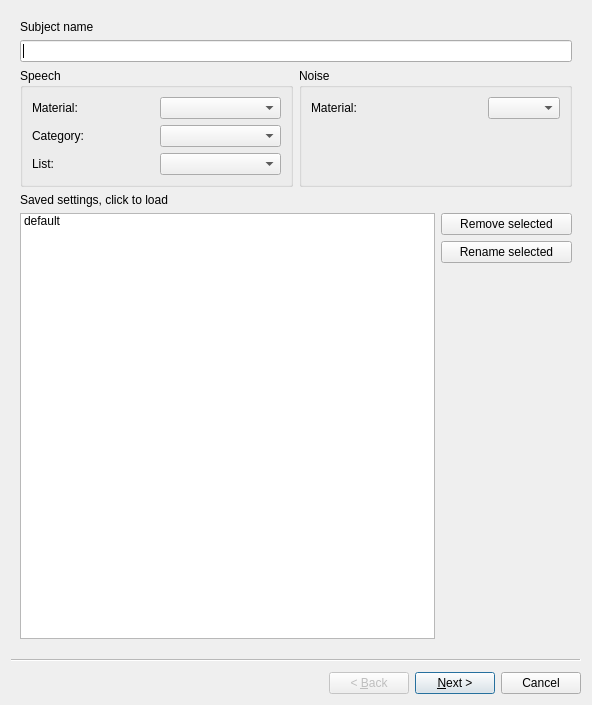
<?xml version="1.0" encoding="UTF-8"?>
<ui version="4.0">
 <class>SpinMainWizard</class>
 <widget class="QWizard" name="SpinMainWizard">
  <property name="geometry">
   <rect>
    <x>0</x>
    <y>0</y>
    <width>592</width>
    <height>705</height>
   </rect>
  </property>
  <property name="windowTitle">
   <string>SPIN</string>
  </property>
  <property name="wizardStyle">
   <enum>QWizard::ClassicStyle</enum>
  </property>
  <widget class="QWizardPage" name="mainPage">
   <layout class="QVBoxLayout" name="verticalLayout">
    <item>
     <layout class="QVBoxLayout" name="verticalLayout_7">
      <item>
       <widget class="QLabel" name="label_20">
        <property name="text">
         <string>Subject name</string>
        </property>
       </widget>
      </item>
      <item>
       <widget class="QLineEdit" name="nameLine"/>
      </item>
     </layout>
    </item>
    <item>
     <layout class="QHBoxLayout" name="horizontalLayout_6">
      <item>
       <widget class="QGroupBox" name="groupBox">
        <property name="sizePolicy">
         <sizepolicy hsizetype="Minimum" vsizetype="Preferred">
          <horstretch>0</horstretch>
          <verstretch>0</verstretch>
         </sizepolicy>
        </property>
        <property name="title">
         <string>Speech</string>
        </property>
        <layout class="QGridLayout" name="gridLayout_4">
         <item row="0" column="0">
          <widget class="QLabel" name="label_5">
           <property name="text">
            <string>Material:</string>
           </property>
          </widget>
         </item>
         <item row="0" column="1">
          <widget class="QComboBox" name="speechmaterialCmb"/>
         </item>
         <item row="1" column="0">
          <widget class="QLabel" name="speechcategoryLbl">
           <property name="text">
            <string>Category:</string>
           </property>
          </widget>
         </item>
         <item row="2" column="0">
          <widget class="QLabel" name="label_7">
           <property name="text">
            <string>List:</string>
           </property>
          </widget>
         </item>
         <item row="2" column="1">
          <widget class="QComboBox" name="listCmb"/>
         </item>
         <item row="1" column="1">
          <widget class="QComboBox" name="speechcategoryCmb"/>
         </item>
        </layout>
       </widget>
      </item>
      <item>
       <widget class="QGroupBox" name="groupBox_2">
        <property name="sizePolicy">
         <sizepolicy hsizetype="Minimum" vsizetype="Preferred">
          <horstretch>0</horstretch>
          <verstretch>0</verstretch>
         </sizepolicy>
        </property>
        <property name="title">
         <string>Noise</string>
        </property>
        <layout class="QGridLayout" name="gridLayout_5">
         <item row="0" column="0">
          <widget class="QLabel" name="noisematerialLbl">
           <property name="text">
            <string>Material:</string>
           </property>
          </widget>
         </item>
         <item row="0" column="1">
          <widget class="QComboBox" name="noisematerialCmb">
           <property name="sizePolicy">
            <sizepolicy hsizetype="Fixed" vsizetype="Fixed">
             <horstretch>0</horstretch>
             <verstretch>0</verstretch>
            </sizepolicy>
           </property>
           <property name="sizeAdjustPolicy">
            <enum>QComboBox::AdjustToContents</enum>
           </property>
          </widget>
         </item>
         <item row="1" column="0" colspan="2">
          <widget class="QLabel" name="noisedescriptionLbl">
           <property name="sizePolicy">
            <sizepolicy hsizetype="Ignored" vsizetype="Preferred">
             <horstretch>0</horstretch>
             <verstretch>0</verstretch>
            </sizepolicy>
           </property>
           <property name="sizeIncrement">
            <size>
             <width>0</width>
             <height>0</height>
            </size>
           </property>
           <property name="text">
            <string/>
           </property>
           <property name="wordWrap">
            <bool>true</bool>
           </property>
          </widget>
         </item>
        </layout>
       </widget>
      </item>
     </layout>
    </item>
    <item>
     <layout class="QVBoxLayout" name="verticalLayout_6">
      <item>
       <widget class="QLabel" name="label_22">
        <property name="text">
         <string>Saved settings, click to load</string>
        </property>
       </widget>
      </item>
      <item>
       <layout class="QHBoxLayout" name="horizontalLayout_2">
        <item>
         <widget class="QListWidget" name="settingsList">
          <property name="showDropIndicator" stdset="0">
           <bool>false</bool>
          </property>
          <property name="selectionRectVisible">
           <bool>true</bool>
          </property>
          <item>
           <property name="text">
            <string>default</string>
           </property>
          </item>
         </widget>
        </item>
        <item>
         <layout class="QVBoxLayout" name="verticalLayout_11">
          <item>
           <widget class="QPushButton" name="removeSettingsBtn">
            <property name="text">
             <string>Remove selected</string>
            </property>
           </widget>
          </item>
          <item>
           <widget class="QPushButton" name="renameSettingsBtn">
            <property name="text">
             <string>Rename selected</string>
            </property>
           </widget>
          </item>
          <item>
           <spacer name="verticalSpacer_4">
            <property name="orientation">
             <enum>Qt::Vertical</enum>
            </property>
            <property name="sizeHint" stdset="0">
             <size>
              <width>131</width>
              <height>178</height>
             </size>
            </property>
           </spacer>
          </item>
         </layout>
        </item>
       </layout>
      </item>
     </layout>
    </item>
   </layout>
  </widget>
  <widget class="QWizardPage" name="speakersPage">
   <layout class="QVBoxLayout" name="verticalLayout_3">
    <item>
     <layout class="QHBoxLayout" name="horizontalLayout_9">
      <item>
       <widget class="QGroupBox" name="groupBox_3">
        <property name="title">
         <string>Speaker type</string>
        </property>
        <layout class="QGridLayout" name="_2">
         <item row="0" column="0">
          <layout class="QVBoxLayout" name="_3">
           <item>
            <widget class="QRadioButton" name="freeFieldRadio">
             <property name="text">
              <string>Free field</string>
             </property>
            </widget>
           </item>
           <item>
            <widget class="QRadioButton" name="headphoneRadio">
             <property name="text">
              <string>Headphones</string>
             </property>
             <property name="checked">
              <bool>true</bool>
             </property>
            </widget>
           </item>
          </layout>
         </item>
        </layout>
       </widget>
      </item>
      <item>
       <widget class="QGroupBox" name="groupBox_8">
        <property name="title">
         <string>Lock levels</string>
        </property>
        <layout class="QGridLayout" name="gridLayout_3">
         <item row="0" column="0">
          <layout class="QVBoxLayout" name="verticalLayout_2">
           <item>
            <widget class="QCheckBox" name="lockNoiseCheck">
             <property name="text">
              <string>Same noise level on all channels</string>
             </property>
            </widget>
           </item>
           <item>
            <widget class="QCheckBox" name="lockSpeechCheck">
             <property name="text">
              <string>Same speech level on all channels</string>
             </property>
            </widget>
           </item>
          </layout>
         </item>
        </layout>
       </widget>
      </item>
     </layout>
    </item>
    <item>
     <widget class="QGroupBox" name="groupBox_9">
      <property name="title">
       <string>Initial SNR</string>
      </property>
      <layout class="QGridLayout" name="gridLayout_2">
       <item row="0" column="0">
        <widget class="spin::gui::SnrWidget" name="snrWidget" native="true"/>
       </item>
      </layout>
     </widget>
    </item>
    <item>
     <widget class="QStackedWidget" name="speakersStack">
      <property name="currentIndex">
       <number>0</number>
      </property>
      <widget class="QWidget" name="page">
       <layout class="QGridLayout" name="gridLayout_16">
        <item row="0" column="0">
         <layout class="QHBoxLayout" name="horizontalLayout_11">
          <item>
           <widget class="spin::gui::StartLevelWidget" name="leftHpStartLevels" native="true"/>
          </item>
          <item>
           <spacer name="horizontalSpacer_5">
            <property name="orientation">
             <enum>Qt::Horizontal</enum>
            </property>
            <property name="sizeHint" stdset="0">
             <size>
              <width>148</width>
              <height>17</height>
             </size>
            </property>
           </spacer>
          </item>
          <item>
           <widget class="QLabel" name="hpPicLbl">
            <property name="text">
             <string/>
            </property>
            <property name="scaledContents">
             <bool>true</bool>
            </property>
            <property name="alignment">
             <set>Qt::AlignCenter</set>
            </property>
           </widget>
          </item>
          <item>
           <spacer name="horizontalSpacer_6">
            <property name="orientation">
             <enum>Qt::Horizontal</enum>
            </property>
            <property name="sizeHint" stdset="0">
             <size>
              <width>128</width>
              <height>14</height>
             </size>
            </property>
           </spacer>
          </item>
          <item>
           <widget class="spin::gui::StartLevelWidget" name="rightHpStartLevels" native="true"/>
          </item>
         </layout>
        </item>
       </layout>
      </widget>
      <widget class="QWidget" name="page_2">
       <layout class="QGridLayout" name="gridLayout">
        <item row="0" column="0">
         <widget class="spin::gui::FreeFieldWidget" name="freeFieldWidget" native="true"/>
        </item>
       </layout>
      </widget>
     </widget>
    </item>
    <item>
     <widget class="QLabel" name="nonoisewarning">
      <property name="enabled">
       <bool>true</bool>
      </property>
      <property name="text">
       <string/>
      </property>
     </widget>
    </item>
   </layout>
  </widget>
  <widget class="QWizardPage" name="procedurePage">
   <layout class="QVBoxLayout" name="verticalLayout_9">
    <item>
     <layout class="QHBoxLayout" name="horizontalLayout">
      <item>
       <widget class="QGroupBox" name="groupBox_4">
        <property name="sizePolicy">
         <sizepolicy hsizetype="Preferred" vsizetype="Fixed">
          <horstretch>0</horstretch>
          <verstretch>0</verstretch>
         </sizepolicy>
        </property>
        <property name="title">
         <string>Procedure type</string>
        </property>
        <layout class="QGridLayout" name="gridLayout_7">
         <item row="0" column="0">
          <layout class="QVBoxLayout" name="verticalLayout_4">
           <item>
            <widget class="QRadioButton" name="constProcRadio">
             <property name="text">
              <string>Constant</string>
             </property>
             <property name="checked">
              <bool>true</bool>
             </property>
            </widget>
           </item>
           <item>
            <widget class="QRadioButton" name="adapProcRadio">
             <property name="text">
              <string>Adaptive</string>
             </property>
             <property name="checked">
              <bool>false</bool>
             </property>
            </widget>
           </item>
          </layout>
         </item>
        </layout>
       </widget>
      </item>
      <item>
       <widget class="QGroupBox" name="adaptationBox">
        <property name="enabled">
         <bool>true</bool>
        </property>
        <property name="title">
         <string>Adaptation</string>
        </property>
        <layout class="QGridLayout" name="gridLayout_8">
         <item row="0" column="0">
          <layout class="QVBoxLayout" name="verticalLayout_5">
           <item>
            <widget class="QRadioButton" name="adaptSpeechRadio">
             <property name="text">
              <string>Adapt speech level</string>
             </property>
             <property name="checked">
              <bool>true</bool>
             </property>
            </widget>
           </item>
           <item>
            <widget class="QRadioButton" name="adaptNoiseRadio">
             <property name="text">
              <string>Adapt noise level</string>
             </property>
            </widget>
           </item>
          </layout>
         </item>
        </layout>
       </widget>
      </item>
     </layout>
    </item>
    <item>
     <widget class="QGroupBox" name="procedureBox">
      <property name="sizePolicy">
       <sizepolicy hsizetype="Preferred" vsizetype="Preferred">
        <horstretch>0</horstretch>
        <verstretch>0</verstretch>
       </sizepolicy>
      </property>
      <property name="minimumSize">
       <size>
        <width>0</width>
        <height>50</height>
       </size>
      </property>
      <property name="title">
       <string>Procedure</string>
      </property>
      <layout class="QVBoxLayout" name="verticalLayout_22">
       <item>
        <widget class="QCheckBox" name="generatePluginProcedureCheck">
         <property name="text">
          <string>Generate plugin procedure</string>
         </property>
         <property name="checked">
          <bool>true</bool>
         </property>
        </widget>
       </item>
      </layout>
     </widget>
    </item>
    <item>
     <spacer name="verticalSpacer_3">
      <property name="orientation">
       <enum>Qt::Vertical</enum>
      </property>
      <property name="sizeHint" stdset="0">
       <size>
        <width>456</width>
        <height>99</height>
       </size>
      </property>
     </spacer>
    </item>
    <item>
     <widget class="QGroupBox" name="stepsizeBox">
      <property name="title">
       <string>Stepsize (for speech):</string>
      </property>
      <layout class="QGridLayout" name="gridLayout_9">
       <item row="0" column="0">
        <layout class="QVBoxLayout" name="verticalLayout_8">
         <item>
          <layout class="QHBoxLayout" name="horizontalLayout_5">
           <item>
            <widget class="QLabel" name="label_12">
             <property name="text">
              <string>Initial stepsize</string>
             </property>
            </widget>
           </item>
           <item>
            <widget class="QLineEdit" name="initStepsizeLine">
             <property name="maximumSize">
              <size>
               <width>30</width>
               <height>16777215</height>
              </size>
             </property>
            </widget>
           </item>
           <item>
            <widget class="QLabel" name="label_11">
             <property name="text">
              <string>dB</string>
             </property>
            </widget>
           </item>
           <item>
            <spacer name="horizontalSpacer_13">
             <property name="orientation">
              <enum>Qt::Horizontal</enum>
             </property>
             <property name="sizeHint" stdset="0">
              <size>
               <width>40</width>
               <height>20</height>
              </size>
             </property>
            </spacer>
           </item>
          </layout>
         </item>
         <item>
          <widget class="QLabel" name="label_13">
           <property name="text">
            <string>If you want the stepsize to change after a given trial, fill in the number of this trial and the stepsize to change to and click 'Add'.</string>
           </property>
           <property name="wordWrap">
            <bool>true</bool>
           </property>
          </widget>
         </item>
         <item>
          <layout class="QHBoxLayout" name="horizontalLayout_3">
           <item>
            <widget class="QLabel" name="label_14">
             <property name="text">
              <string>Trial</string>
             </property>
            </widget>
           </item>
           <item>
            <widget class="QLineEdit" name="trialLine">
             <property name="sizePolicy">
              <sizepolicy hsizetype="Fixed" vsizetype="Fixed">
               <horstretch>0</horstretch>
               <verstretch>0</verstretch>
              </sizepolicy>
             </property>
             <property name="maximumSize">
              <size>
               <width>30</width>
               <height>25</height>
              </size>
             </property>
            </widget>
           </item>
           <item>
            <widget class="QLabel" name="label_15">
             <property name="text">
              <string>Stepsize</string>
             </property>
            </widget>
           </item>
           <item>
            <widget class="QLineEdit" name="stepsizeLine">
             <property name="sizePolicy">
              <sizepolicy hsizetype="Fixed" vsizetype="Fixed">
               <horstretch>0</horstretch>
               <verstretch>0</verstretch>
              </sizepolicy>
             </property>
             <property name="maximumSize">
              <size>
               <width>30</width>
               <height>25</height>
              </size>
             </property>
            </widget>
           </item>
           <item>
            <widget class="QLabel" name="label_16">
             <property name="text">
              <string>dB</string>
             </property>
            </widget>
           </item>
           <item>
            <widget class="QPushButton" name="addStepsizeBtn">
             <property name="text">
              <string>Add</string>
             </property>
            </widget>
           </item>
           <item>
            <spacer name="horizontalSpacer_11">
             <property name="orientation">
              <enum>Qt::Horizontal</enum>
             </property>
             <property name="sizeHint" stdset="0">
              <size>
               <width>40</width>
               <height>20</height>
              </size>
             </property>
            </spacer>
           </item>
          </layout>
         </item>
         <item>
          <layout class="QHBoxLayout" name="horizontalLayout_4">
           <item>
            <widget class="QTableWidget" name="stepsizeTable">
             <property name="selectionBehavior">
              <enum>QAbstractItemView::SelectRows</enum>
             </property>
             <property name="textElideMode">
              <enum>Qt::ElideMiddle</enum>
             </property>
             <property name="cornerButtonEnabled">
              <bool>false</bool>
             </property>
             <property name="rowCount">
              <number>0</number>
             </property>
             <property name="columnCount">
              <number>2</number>
             </property>
             <column>
              <property name="text">
               <string>Trial</string>
              </property>
             </column>
             <column>
              <property name="text">
               <string>Stepsize</string>
              </property>
             </column>
            </widget>
           </item>
           <item>
            <spacer name="horizontalSpacer_12">
             <property name="orientation">
              <enum>Qt::Horizontal</enum>
             </property>
             <property name="sizeHint" stdset="0">
              <size>
               <width>40</width>
               <height>20</height>
              </size>
             </property>
            </spacer>
           </item>
          </layout>
         </item>
         <item>
          <layout class="QHBoxLayout" name="horizontalLayout_7">
           <item>
            <widget class="QCheckBox" name="repeatFirstCheck">
             <property name="text">
              <string>Repeat first trial until correct</string>
             </property>
             <property name="checked">
              <bool>true</bool>
             </property>
            </widget>
           </item>
          </layout>
         </item>
        </layout>
       </item>
      </layout>
     </widget>
    </item>
   </layout>
  </widget>
  <widget class="QWizardPage" name="optionsPage">
   <layout class="QVBoxLayout" name="verticalLayout_14">
    <item>
     <widget class="QGroupBox" name="groupBox_5">
      <property name="title">
       <string>Test</string>
      </property>
      <layout class="QVBoxLayout" name="verticalLayout_12">
       <item>
        <widget class="QCheckBox" name="noiseStopsCheck">
         <property name="text">
          <string>Noise stops between trials</string>
         </property>
        </widget>
       </item>
       <item>
        <widget class="QCheckBox" name="reinforcementCheck">
         <property name="text">
          <string>Reinforcement</string>
         </property>
        </widget>
       </item>
       <item>
        <widget class="QCheckBox" name="randTrialsCheck">
         <property name="text">
          <string>Randomize order of trials</string>
         </property>
        </widget>
       </item>
       <item>
        <widget class="QCheckBox" name="exitAfterCheck">
         <property name="text">
          <string>Exit APEX after test</string>
         </property>
        </widget>
       </item>
       <item>
        <layout class="QHBoxLayout" name="horizontalLayout_8">
         <item>
          <widget class="QLabel" name="label_17">
           <property name="text">
            <string>Time before first speech stimulus</string>
           </property>
           <property name="buddy">
            <cstring>timeBeforeLine</cstring>
           </property>
          </widget>
         </item>
         <item>
          <widget class="QLineEdit" name="timeBeforeLine">
           <property name="sizePolicy">
            <sizepolicy hsizetype="Fixed" vsizetype="Fixed">
             <horstretch>0</horstretch>
             <verstretch>0</verstretch>
            </sizepolicy>
           </property>
           <property name="maximumSize">
            <size>
             <width>30</width>
             <height>25</height>
            </size>
           </property>
          </widget>
         </item>
         <item>
          <widget class="QLabel" name="label_18">
           <property name="text">
            <string>s</string>
           </property>
          </widget>
         </item>
         <item>
          <spacer name="horizontalSpacer_14">
           <property name="orientation">
            <enum>Qt::Horizontal</enum>
           </property>
           <property name="sizeHint" stdset="0">
            <size>
             <width>40</width>
             <height>20</height>
            </size>
           </property>
          </spacer>
         </item>
        </layout>
       </item>
      </layout>
     </widget>
    </item>
    <item>
     <widget class="QGroupBox" name="groupBox_6">
      <property name="title">
       <string>Screen</string>
      </property>
      <layout class="QVBoxLayout" name="verticalLayout_10">
       <item>
        <layout class="QHBoxLayout" name="horizontalLayout_15">
         <item>
          <widget class="QRadioButton" name="expSitsRadio">
           <property name="text">
            <string>Experimenter sits in front of screen</string>
           </property>
           <property name="checked">
            <bool>true</bool>
           </property>
          </widget>
         </item>
        </layout>
       </item>
       <item>
        <layout class="QHBoxLayout" name="horizontalLayout_14">
         <item>
          <widget class="QRadioButton" name="subSitsRadio">
           <property name="text">
            <string>Subject sits in front of screen</string>
           </property>
          </widget>
         </item>
        </layout>
       </item>
       <item>
        <layout class="QHBoxLayout" name="horizontalLayout_12">
         <item>
          <widget class="QRadioButton" name="customScreenRadio">
           <property name="text">
            <string>Custom</string>
           </property>
          </widget>
         </item>
         <item>
          <widget class="QComboBox" name="customScreenCombo"/>
         </item>
         <item>
          <spacer name="horizontalSpacer_2">
           <property name="orientation">
            <enum>Qt::Horizontal</enum>
           </property>
           <property name="sizeHint" stdset="0">
            <size>
             <width>40</width>
             <height>20</height>
            </size>
           </property>
          </spacer>
         </item>
        </layout>
       </item>
      </layout>
     </widget>
    </item>
    <item>
     <widget class="QGroupBox" name="groupBox_7">
      <property name="title">
       <string>Results</string>
      </property>
      <layout class="QVBoxLayout" name="verticalLayout_13">
       <item>
        <layout class="QHBoxLayout" name="horizontalLayout_18">
         <item>
          <widget class="QCheckBox" name="showResultsCheck">
           <property name="text">
            <string>Show results after test</string>
           </property>
          </widget>
         </item>
        </layout>
       </item>
       <item>
        <widget class="QCheckBox" name="autoSaveResultsCheck">
         <property name="text">
          <string>Automatically save results after test</string>
         </property>
        </widget>
       </item>
       <item>
        <layout class="QHBoxLayout" name="horizontalLayout_17">
         <item>
          <widget class="QLabel" name="label_19">
           <property name="text">
            <string>Number of trials for average</string>
           </property>
           <property name="buddy">
            <cstring>nbResponsesLine</cstring>
           </property>
          </widget>
         </item>
         <item>
          <widget class="QLineEdit" name="nbResponsesLine">
           <property name="sizePolicy">
            <sizepolicy hsizetype="Fixed" vsizetype="Fixed">
             <horstretch>0</horstretch>
             <verstretch>0</verstretch>
            </sizepolicy>
           </property>
           <property name="maximumSize">
            <size>
             <width>30</width>
             <height>25</height>
            </size>
           </property>
          </widget>
         </item>
         <item>
          <spacer name="horizontalSpacer_18">
           <property name="orientation">
            <enum>Qt::Horizontal</enum>
           </property>
           <property name="sizeHint" stdset="0">
            <size>
             <width>40</width>
             <height>20</height>
            </size>
           </property>
          </spacer>
         </item>
        </layout>
       </item>
      </layout>
     </widget>
    </item>
    <item>
     <widget class="QGroupBox" name="groupBox_10">
      <property name="minimumSize">
       <size>
        <width>0</width>
        <height>0</height>
       </size>
      </property>
      <property name="title">
       <string>System</string>
      </property>
      <layout class="QHBoxLayout" name="horizontalLayout_13">
       <item>
        <widget class="QLabel" name="label">
         <property name="text">
          <string>Soundcard</string>
         </property>
         <property name="buddy">
          <cstring>soundCardCombo</cstring>
         </property>
        </widget>
       </item>
       <item>
        <widget class="QComboBox" name="soundCardCombo"/>
       </item>
       <item>
        <spacer name="horizontalSpacer_3">
         <property name="orientation">
          <enum>Qt::Horizontal</enum>
         </property>
         <property name="sizeHint" stdset="0">
          <size>
           <width>40</width>
           <height>20</height>
          </size>
         </property>
        </spacer>
       </item>
      </layout>
     </widget>
    </item>
    <item>
     <widget class="QGroupBox" name="groupBox_11">
      <property name="title">
       <string>Save current settings</string>
      </property>
      <layout class="QVBoxLayout" name="verticalLayout_16">
       <item>
        <layout class="QHBoxLayout" name="horizontalLayout_10">
         <item>
          <widget class="QListWidget" name="settingsList2">
           <property name="enabled">
            <bool>true</bool>
           </property>
           <property name="showDropIndicator" stdset="0">
            <bool>false</bool>
           </property>
           <property name="batchSize">
            <number>100</number>
           </property>
           <property name="selectionRectVisible">
            <bool>false</bool>
           </property>
           <item>
            <property name="text">
             <string>default</string>
            </property>
           </item>
          </widget>
         </item>
         <item>
          <layout class="QVBoxLayout" name="verticalLayout_15">
           <item>
            <widget class="QPushButton" name="saveSettingsBtn">
             <property name="text">
              <string>Save settings...</string>
             </property>
            </widget>
           </item>
           <item>
            <spacer name="verticalSpacer">
             <property name="orientation">
              <enum>Qt::Vertical</enum>
             </property>
             <property name="sizeHint" stdset="0">
              <size>
               <width>20</width>
               <height>40</height>
              </size>
             </property>
            </spacer>
           </item>
          </layout>
         </item>
        </layout>
       </item>
      </layout>
     </widget>
    </item>
   </layout>
  </widget>
 </widget>
 <customwidgets>
  <customwidget>
   <class>spin::gui::StartLevelWidget</class>
   <extends>QWidget</extends>
   <header>startlevelwidget.h</header>
   <container>1</container>
  </customwidget>
  <customwidget>
   <class>spin::gui::FreeFieldWidget</class>
   <extends>QWidget</extends>
   <header>freefieldwidget.h</header>
   <container>1</container>
  </customwidget>
  <customwidget>
   <class>spin::gui::SnrWidget</class>
   <extends>QWidget</extends>
   <header>snrwidget.h</header>
   <container>1</container>
  </customwidget>
 </customwidgets>
 <resources/>
 <connections/>
</ui>
